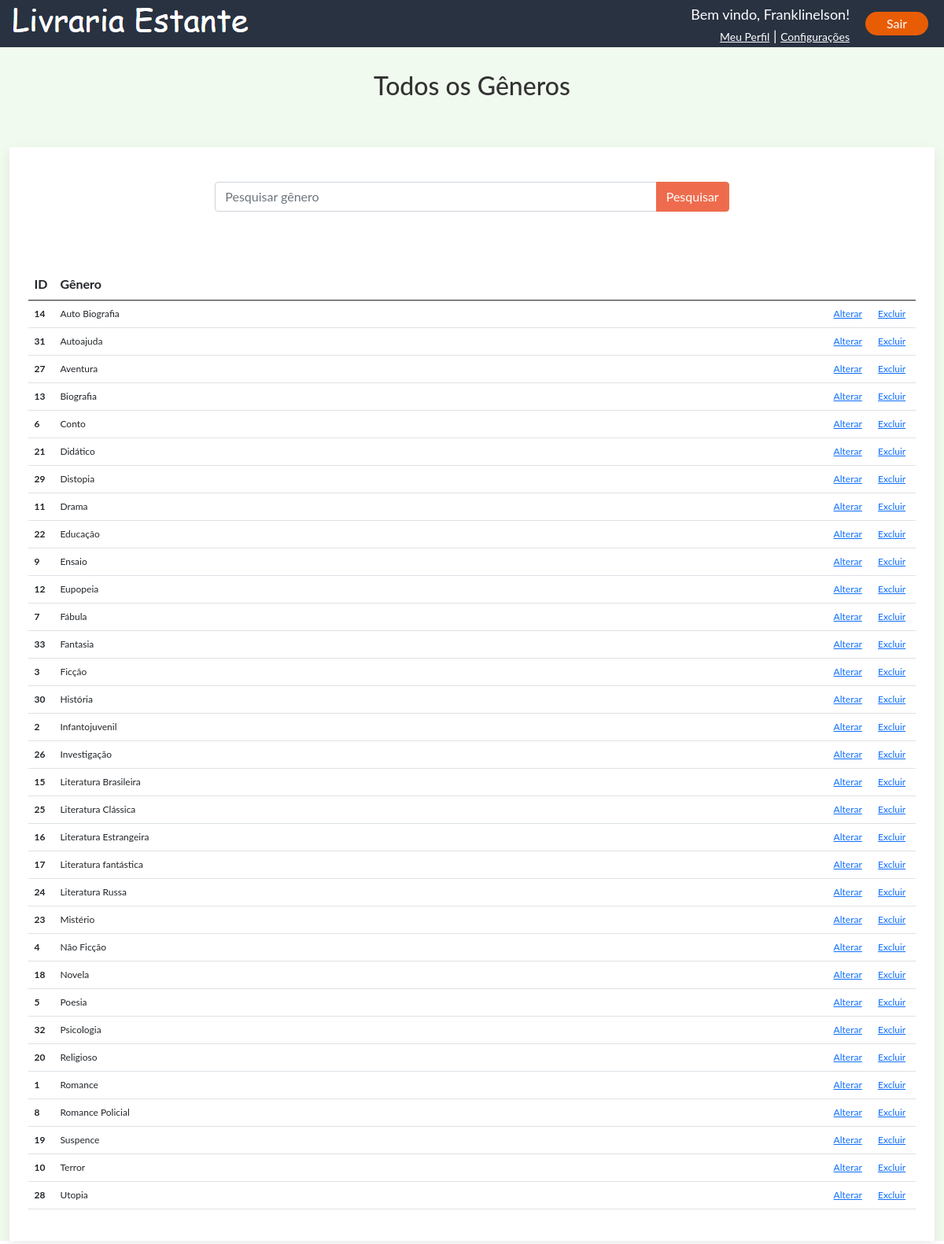
Screenshot of /todos-generos.php (signed in) with the database file from the repository.
### tables this page shows
CREATE TABLE `genero` (
  `idgenero` int(11) NOT NULL,
  `nome` varchar(50) NOT NULL
);

### todos-generos.php (the view, shortened to what this page needs)
<?php require_once("private/conexao.php"); ?>
<?php
    $consulta_lista_generos = " SELECT * FROM genero " ;
    $consulta_lista_generos .= " ORDER BY nome ASC ";
    $extrato_todas_generos = mysqli_query($conecta, $consulta_lista_generos);
?>
<!DOCTYPE html>
<html lang="pt-br">
<head>
    <link href="uikit\css\uikit.css" rel="stylesheet">
    <link href="bootstrap/css/bootstrap.min.css" rel="stylesheet">
    <link href="css/style.css" rel="stylesheet">
</head>
<body>
 <?php include_once("_include/header.php"); ?>
    <main class="principal container-fluid">
        <div class="titulo-central">
            <h2>Todos os Gêneros</h2>
        </div>
        <div id="caixa-lista" class="table-responsive row row-cols-1 row-cols-md-1 mb-1 uk-card uk-card-default">
            <form id="pesquisar-generos" action="todos-generos.php" method="get" class="input-group mb-3 barra-pesquisa" >
                <input type="text" class="form-control" name="pesquisa_genero" placeholder="Pesquisar gênero" aria-label="Pesquisar gênero" aria-describedby="button-addon2">
                <button type="input" name="botao" class="btn btn-primary" id="button-addon2" >Pesquisar</button>
            </form>
            <table class="table" id="lista-livros">
                <thead>
                    <tr id="coluna-tabela">
                    <th id="coluna-id" scope="col">ID</th>
                    <th id="coluna-titulo" scope="col">Gênero</th>
                    <th id="coluna-alterar" scope="col"></th>
                    <th id="coluna-excluir" scope="col"></th>
                    </tr>
                </thead>
                <tbody>
                <?php
                    while($lista_generos = mysqli_fetch_assoc($extrato_todas_generos)){
                ?>
                    <form action="todos-generos.php" method="post">
                        <tr id="linha-tabela">
                            <th scope="row"><?php echo $lista_generos["idgenero"]; ?></th>
                            <td id="linha-titulo">
                                    <?php echo $lista_generos["nome"]; ?>
                                </td>
                            <td><a href="#" uk-toggle>Alterar</a> </td>
                            <td><a href="#" uk-toggle>Excluir</a> </td>
                        </tr>
                    </form>
                <?php
                    }
                ?>
                </tbody>
            </table>
        </div>
    </main>
</body>
</html>

### css/style.css (style rules this page uses)
main,body,h1,h2 { font-family: 'Lato', sans-serif !important; }
.container-fluid { margin: 0 auto; }
body { background-color: #f1faee; }
.principal { background-color:#f1faee; }
.barra-pesquisa { width: 60%; margin: 0 auto; padding-top: 20px; }
#caixa-lista { background-color:#ffff; padding: 2%; margin: 5% 0; }
#lista-livros { margin-top: 5%; }
#linha-tabela { font-size:12px; }
#lista-livros #coluna-titulo { width:5px; }
#coluna-tabela { width: 100%; }
#coluna-id { width: 2%; }
#coluna-titulo { width: 50%; }
#coluna-alterar,#coluna-excluir { width: 5%; }
.titulo-central { margin-top:30px; text-align:center; margin-bottom:30px; }
.btn-primary { background-color: #ee6c4d ; border-color: #ee6c4d ; color: #ffff ; }

### rows the page displays
genero: idgenero "14", nome "Auto Biografia"
genero: idgenero "31", nome "Autoajuda"
genero: idgenero "27", nome "Aventura"
genero: idgenero "13", nome "Biografia"
genero: idgenero "6", nome "Conto"
genero: idgenero "21", nome "Didático"
genero: idgenero "29", nome "Distopia"
genero: idgenero "11", nome "Drama"
genero: idgenero "22", nome "Educação"
genero: idgenero "9", nome "Ensaio"
genero: idgenero "12", nome "Eupopeia"
genero: idgenero "7", nome "Fábula"
genero: idgenero "33", nome "Fantasia"
genero: idgenero "3", nome "Ficção"
genero: idgenero "30", nome "História"
genero: idgenero "2", nome "Infantojuvenil"
genero: idgenero "26", nome "Investigação"
genero: idgenero "15", nome "Literatura Brasileira"
genero: idgenero "25", nome "Literatura Clássica"
genero: idgenero "16", nome "Literatura Estrangeira"
genero: idgenero "17", nome "Literatura fantástica"
genero: idgenero "24", nome "Literatura Russa"
genero: idgenero "23", nome "Mistério"
genero: idgenero "4", nome "Não Ficção"
genero: idgenero "18", nome "Novela"
genero: idgenero "5", nome "Poesia"
genero: idgenero "32", nome "Psicologia"
genero: idgenero "20", nome "Religioso"
genero: idgenero "1", nome "Romance"
genero: idgenero "8", nome "Romance Policial"
genero: idgenero "19", nome "Suspence"
genero: idgenero "10", nome "Terror"
genero: idgenero "28", nome "Utopia"

### other values shown
$nome_usuario "Franklinelson"
